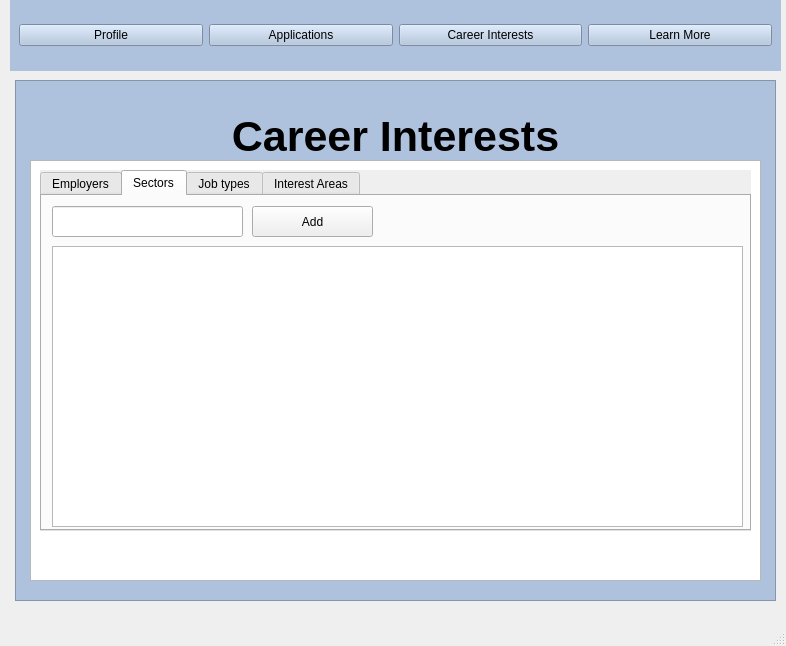
<?xml version="1.0" encoding="UTF-8"?>
<ui version="4.0">
 <class>MainWindow</class>
 <widget class="QMainWindow" name="MainWindow">
  <property name="geometry">
   <rect>
    <x>0</x>
    <y>0</y>
    <width>786</width>
    <height>646</height>
   </rect>
  </property>
  <property name="windowTitle">
   <string>MainWindow</string>
  </property>
  <property name="locale">
   <locale language="English" country="UnitedKingdom"/>
  </property>
  <widget class="QWidget" name="centralwidget">
   <widget class="QTextBrowser" name="textBrowser">
    <property name="geometry">
     <rect>
      <x>15</x>
      <y>80</y>
      <width>761</width>
      <height>521</height>
     </rect>
    </property>
    <property name="styleSheet">
     <string notr="true">background-color:rgb(174, 194, 221)</string>
    </property>
    <property name="html">
     <string>&lt;!DOCTYPE HTML PUBLIC &quot;-//W3C//DTD HTML 4.0//EN&quot; &quot;http://www.w3.org/TR/REC-html40/strict.dtd&quot;&gt;
&lt;html&gt;&lt;head&gt;&lt;meta name=&quot;qrichtext&quot; content=&quot;1&quot; /&gt;&lt;style type=&quot;text/css&quot;&gt;
p, li { white-space: pre-wrap; }
&lt;/style&gt;&lt;/head&gt;&lt;body style=&quot; font-family:'.SF NS Text'; font-size:13pt; font-weight:400; font-style:normal;&quot;&gt;
&lt;p align=&quot;center&quot; style=&quot; margin-top:0px; margin-bottom:0px; margin-left:0px; margin-right:0px; -qt-block-indent:0; text-indent:0px;&quot;&gt;&lt;span style=&quot; font-family:'SimSun'; font-size:48pt; font-weight:600; vertical-align:sub;&quot;&gt;Career Interests&lt;/span&gt;&lt;/p&gt;&lt;/body&gt;&lt;/html&gt;</string>
    </property>
   </widget>
   <widget class="QGraphicsView" name="graphicsView">
    <property name="geometry">
     <rect>
      <x>30</x>
      <y>160</y>
      <width>731</width>
      <height>421</height>
     </rect>
    </property>
   </widget>
   <widget class="QFrame" name="frame">
    <property name="geometry">
     <rect>
      <x>10</x>
      <y>0</y>
      <width>771</width>
      <height>71</height>
     </rect>
    </property>
    <property name="styleSheet">
     <string notr="true">background-color:rgb(174, 194, 221)</string>
    </property>
    <layout class="QHBoxLayout" name="horizontalLayout">
     <item>
      <widget class="QPushButton" name="pushButton">
       <property name="locale">
        <locale language="English" country="UnitedStates"/>
       </property>
       <property name="text">
        <string>Profile</string>
       </property>
      </widget>
     </item>
     <item>
      <widget class="QPushButton" name="pushButton_2">
       <property name="text">
        <string>Applications</string>
       </property>
      </widget>
     </item>
     <item>
      <widget class="QPushButton" name="pushButton_3">
       <property name="text">
        <string>Career Interests</string>
       </property>
      </widget>
     </item>
     <item>
      <widget class="QPushButton" name="pushButton_4">
       <property name="text">
        <string>Learn More</string>
       </property>
      </widget>
     </item>
    </layout>
   </widget>
   <widget class="QTabWidget" name="tabWidget">
    <property name="geometry">
     <rect>
      <x>40</x>
      <y>170</y>
      <width>711</width>
      <height>361</height>
     </rect>
    </property>
    <property name="layoutDirection">
     <enum>Qt::LeftToRight</enum>
    </property>
    <property name="autoFillBackground">
     <bool>true</bool>
    </property>
    <property name="styleSheet">
     <string notr="true"/>
    </property>
    <property name="currentIndex">
     <number>1</number>
    </property>
    <property name="iconSize">
     <size>
      <width>16</width>
      <height>16</height>
     </size>
    </property>
    <property name="elideMode">
     <enum>Qt::ElideNone</enum>
    </property>
    <widget class="QWidget" name="Employers">
     <attribute name="title">
      <string>Employers</string>
     </attribute>
     <widget class="QLineEdit" name="edit_emp">
      <property name="geometry">
       <rect>
        <x>10</x>
        <y>10</y>
        <width>191</width>
        <height>31</height>
       </rect>
      </property>
     </widget>
     <widget class="QPushButton" name="add_emp">
      <property name="geometry">
       <rect>
        <x>210</x>
        <y>10</y>
        <width>121</width>
        <height>31</height>
       </rect>
      </property>
      <property name="text">
       <string>Add</string>
      </property>
     </widget>
     <widget class="QListWidget" name="list_emp">
      <property name="geometry">
       <rect>
        <x>10</x>
        <y>50</y>
        <width>691</width>
        <height>281</height>
       </rect>
      </property>
     </widget>
    </widget>
    <widget class="QWidget" name="Sectors">
     <attribute name="title">
      <string>Sectors</string>
     </attribute>
     <widget class="QLineEdit" name="edit_sec">
      <property name="geometry">
       <rect>
        <x>10</x>
        <y>10</y>
        <width>191</width>
        <height>31</height>
       </rect>
      </property>
     </widget>
     <widget class="QPushButton" name="add_sec">
      <property name="geometry">
       <rect>
        <x>210</x>
        <y>10</y>
        <width>121</width>
        <height>31</height>
       </rect>
      </property>
      <property name="text">
       <string>Add</string>
      </property>
     </widget>
     <widget class="QListWidget" name="list_sec">
      <property name="geometry">
       <rect>
        <x>10</x>
        <y>50</y>
        <width>691</width>
        <height>281</height>
       </rect>
      </property>
     </widget>
    </widget>
    <widget class="QWidget" name="Jobtypes">
     <attribute name="title">
      <string>Job types</string>
     </attribute>
     <widget class="QPushButton" name="add_job">
      <property name="geometry">
       <rect>
        <x>210</x>
        <y>10</y>
        <width>121</width>
        <height>31</height>
       </rect>
      </property>
      <property name="text">
       <string>Add</string>
      </property>
     </widget>
     <widget class="QLineEdit" name="edit_job">
      <property name="geometry">
       <rect>
        <x>10</x>
        <y>10</y>
        <width>191</width>
        <height>31</height>
       </rect>
      </property>
     </widget>
     <widget class="QListWidget" name="list_job">
      <property name="geometry">
       <rect>
        <x>10</x>
        <y>50</y>
        <width>691</width>
        <height>281</height>
       </rect>
      </property>
     </widget>
    </widget>
    <widget class="QWidget" name="Interestareas">
     <attribute name="title">
      <string>Interest Areas</string>
     </attribute>
     <widget class="QPushButton" name="add_int">
      <property name="geometry">
       <rect>
        <x>210</x>
        <y>10</y>
        <width>121</width>
        <height>31</height>
       </rect>
      </property>
      <property name="text">
       <string>Add</string>
      </property>
     </widget>
     <widget class="QLineEdit" name="edit_int">
      <property name="geometry">
       <rect>
        <x>10</x>
        <y>10</y>
        <width>191</width>
        <height>31</height>
       </rect>
      </property>
     </widget>
     <widget class="QListWidget" name="list_int">
      <property name="geometry">
       <rect>
        <x>10</x>
        <y>50</y>
        <width>691</width>
        <height>281</height>
       </rect>
      </property>
     </widget>
    </widget>
   </widget>
  </widget>
  <widget class="QMenuBar" name="menubar">
   <property name="geometry">
    <rect>
     <x>0</x>
     <y>0</y>
     <width>786</width>
     <height>22</height>
    </rect>
   </property>
  </widget>
  <widget class="QStatusBar" name="statusbar"/>
 </widget>
 <resources/>
 <connections/>
</ui>
